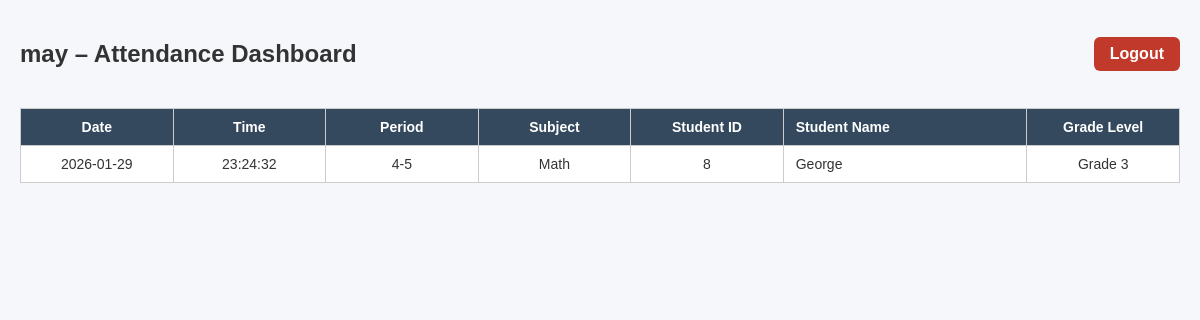
Page /dashboard (signed in) on the earlier database version.
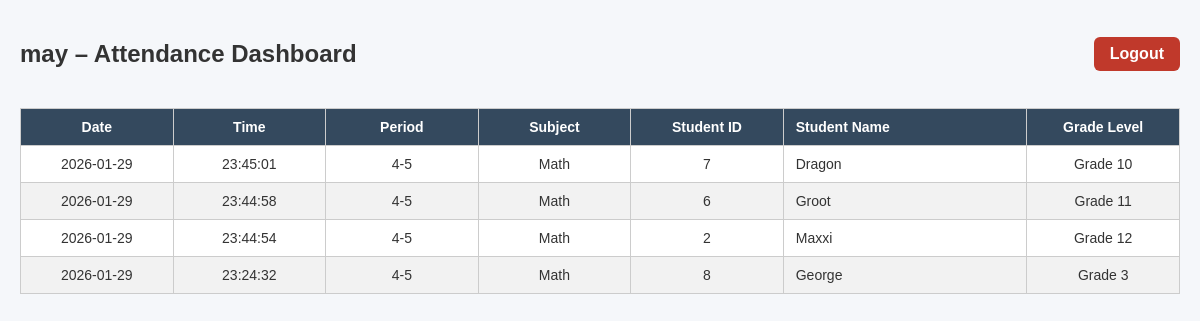
Same page on the later database version.
### tables this page shows
CREATE TABLE "attendance_log" (
	"attendance_id"	TEXT UNIQUE,
	"student_id"	INTEGER,
	"teacher_id"	TEXT,
	"class_date"	INTEGER,
	"class_time"	INTEGER,
	"class_period"	TEXT,
	"class_subject"	TEXT,
	"grade_level"	TEXT
);

CREATE TABLE "students" (
	"student_id"	TEXT,
	"full_name"	TEXT
, "grade_level"	TEXT);

### web_dashboard/app.py (the view)
@app.route("/dashboard")
def dashboard():
    if session.get("role") != "Teacher":
        return redirect(url_for("index"))
    teacher_id = session.get("teacher_id")
    records = read_attendance_by_teacher(teacher_id)
    return render_template(
        "dashboard.html",
        records=records,
        teacher=session.get("username")
    )

### web_dashboard/app.py (called while the page is built)
def get_db_connection():
    conn = sqlite3.connect(DB_PATH)
    conn.row_factory = sqlite3.Row
    return conn

def read_attendance_by_teacher(teacher_id):
    conn = get_db_connection()
    cur = conn.cursor()
    cur.execute("""
        SELECT
            a.class_date,
            a.class_time,
            a.class_period,
            a.class_subject,
            s.student_id,
            s.full_name,
            s.grade_level
        FROM attendance_log a
        JOIN students s ON a.student_id = s.student_id
        WHERE a.teacher_id = ?
        ORDER BY a.class_date DESC, a.class_time DESC
    """, (teacher_id,))
    records = cur.fetchall()
    conn.close()
    return records

### web_dashboard/templates/dashboard.html (shortened to what this page needs)
<!DOCTYPE html>
<html lang="en">
<head>
    <link rel="stylesheet" href="{{ url_for('static', filename='styles.css') }}">
</head>
<body>
<div class="dashboard-header">
    <h2>{{ teacher }} – Attendance Dashboard</h2>
    <a class="logout-btn" href="{{ url_for('logout') }}">Logout</a>
</div>
<table>
    <thead>
        <tr>
            <th>Date</th>
            <th>Time</th>
            <th>Period</th>
            <th>Subject</th>
            <th>Student ID</th>
            <th>Student Name</th>
            <th>Grade Level</th>
        </tr>
    </thead>
<tbody>
    {% for record in records %}
    <tr>
        <td>{{ record.class_date }}</td>
        <td>{{ record.class_time }}</td>
        <td>{{ record.class_period }}</td>
        <td>{{ record.class_subject }}</td>
        <td>{{ record.student_id }}</td>
        <td>{{ record.full_name }}</td>
        <td>{{ record.grade_level }}</td>
    </tr>
    {% endfor %}
</tbody>
</table>
</body>
</html>

### web_dashboard/static/styles.css (style rules this page uses)
body { font-family: Arial, Helvetica, sans-serif; background-color: #f5f7fa; margin: 0; padding: 20px; color: #333; }
h2 { text-align: center; margin-bottom: 20px; }
table { width: 100%; border-collapse: collapse; background-color: #ffffff; font-size: 14px; table-layout: fixed; }
th, td { border: 1px solid #ccc; padding: 10px; text-align: center; vertical-align: middle; word-wrap: break-word; overflow-wrap: break-word; }
th:nth-child(1), td:nth-child(1), th:nth-child(2), td:nth-child(2), th:nth-child(3), td:nth-child(3), th:nth-child(4), td:nth-child(4), th:nth-child(5), td:nth-child(5), th:nth-child(7), td:nth-child(7) { width: 15%; }
th:nth-child(6), td:nth-child(6) { width: 25%; text-align: left; padding-left: 12px; }
thead { background-color: #34495e; color: white; }
tbody tr:nth-child(even) { background-color: #f2f2f2; }
.dashboard-header { display: flex; justify-content: space-between; align-items: center; margin-bottom: 20px; }
.logout-btn { padding: 8px 14px; background-color: #e74c3c; color: white; text-decoration: none; border-radius: 5px; font-weight: bold; }
.logout-btn { padding: 8px 16px; background-color: #c0392b; color: white; text-decoration: none; border-radius: 6px; font-weight: bold; }
th:nth-child(7), td:nth-child(7) { width: 15%; }

Differences in the rows shown:
added attendance_log: class_date "2026-01-29", class_time "23:45:01", class_period "4-5", class_subject "Math", student_id "7", full_name "Dragon", grade_level "Grade 10"
added attendance_log: class_date "2026-01-29", class_time "23:44:58", class_period "4-5", class_subject "Math", student_id "6", full_name "Groot", grade_level "Grade 11"
added attendance_log: class_date "2026-01-29", class_time "23:44:54", class_period "4-5", class_subject "Math", student_id "2", full_name "Maxxi", grade_level "Grade 12"
